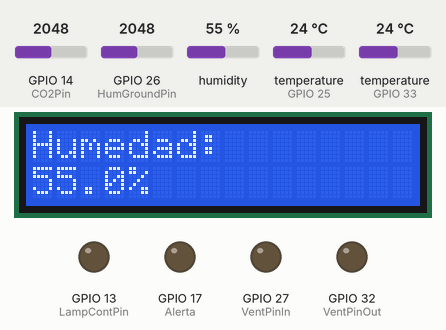
Recording of a program running on a simulated ESP32. On the bench: 16×2 character LCD, output pins drawn as LEDs (lit = HIGH). Inputs (shaded band) come from the test bench; at power-on: humidity 55 %, GPIO 14 (CO2Pin) = 2048, temperature (sensors on GPIO 33, GPIO 25) 24 °C, GPIO 26 (HumGroundPin) = 2048. What the program prints to the serial monitor is not drawn.

Above: at 1.4 s.
1.5 s: humidity set to 69 %
At 12.7 s:
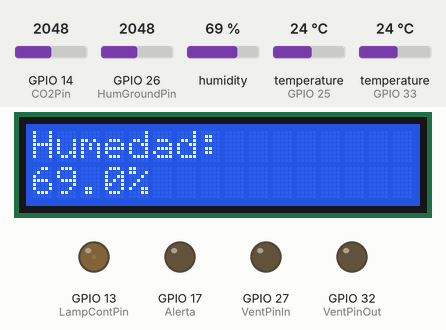
12.9 s: humidity set to 72 %
At 25.7 s:
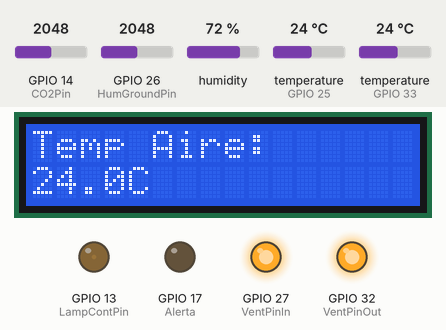
26.9 s: GPIO 14 (CO2Pin) set to 2640
35.6 s: temperature (sensor on GPIO 33) set to 26 °C
At 47.6 s:
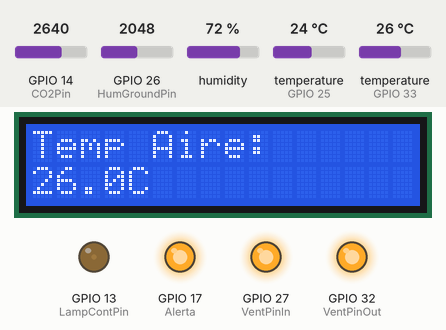
47.9 s: GPIO 14 (CO2Pin) set to 2741
61.9 s: GPIO 14 (CO2Pin) set to 2859
At 72.9 s:
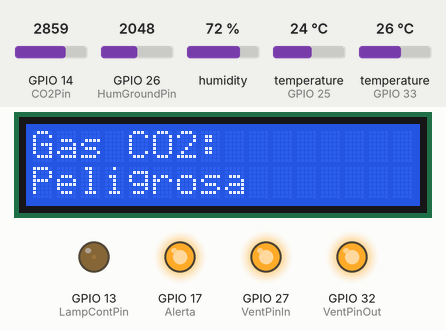
Timing chart, 0 to 100.6 s (numbered marks = the images above; inputs shaded):
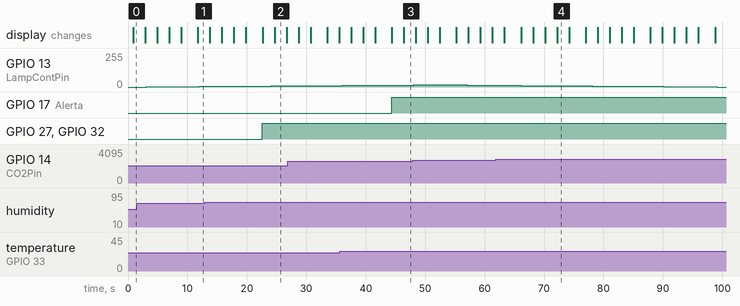

Measured:
- the behaviour switches between 70 and 71 % on humidity (found by bisection; images 1 and 2)
- the behaviour switches between 24 and 25 °C on temperature (sensor on GPIO 33) (found by bisection; images 2 and 3)
- the behaviour switches between 2799 and 2800 on GPIO 14 (CO2Pin) (found by bisection; images 3 and 4)
- after the input at 12.9 s, GPIO 27 (VentPinIn), GPIO 32 (VentPinOut): LOW → HIGH after 9.7 s
- after the input at 35.6 s, GPIO 17 (Alerta): LOW → HIGH after 8.8 s
- after the input at 61.9 s, the display: first differs from a run without the input after 10.3 s (image 4)
- what the display in image 2 shows lasts 2.0 s, from 24.7 s to 26.7 s

The program:

main.cpp
```cpp
#include <Arduino.h>
#include <Wire.h>
#include <LiquidCrystal_I2C.h>
#include <OneWire.h>
#include <DallasTemperature.h>
#include "DHT.h"

// ————————————————
//   CONFIGURACIÓN LCD I²C
// ————————————————
#define LCD_ADDR     0x27  // o 0x3F según tu módulo
#define LCD_COLUMNS  16
#define LCD_ROWS      2
LiquidCrystal_I2C lcd(LCD_ADDR, LCD_COLUMNS, LCD_ROWS);

// Define tus umbrales según calibración
const int SOIL_DRY_THRESHOLD    = 2600;
const int SOIL_MOIST_THRESHOLD  = 1500;

// Umbrales de lectura analógica (0–4095 en ESP32)
const int MQ135_EXCELLENT = 1000;   // Aire muy limpio
const int MQ135_GOOD      = 2000;   // Aire aceptable
const int MQ135_MODERATE  = 2200;   // Moderada contaminación
const int MQ135_POOR      = 2800;   // Alta contaminación
// >3500 → Peligroso

// ————————————————
//   PINES SENSORES/ACTUADORES
// ————————————————
#define VentPinOut    32
#define VentPinIn     27
#define oneWireBus    25
#define DHTPIN        33
#define LampContPin   13
#define CO2Pin        14
#define HumGroundPin  26
#define Alerta        17

#define DHTTYPE       DHT11

DHT dht(DHTPIN, DHTTYPE);
OneWire oneWire(oneWireBus);
String getSoilStatus(int raw);
DallasTemperature sensors(&oneWire);

// Prototipo helper para el LCD
void lampLoop(void *pvParams);
String getAirQualityStatus(int raw);
void displaySensor(const char* label, const String& value);

void setup() {
  // Inicializa serial
  Serial.begin(115200);

  // Inicializa I²C (bus compartido para LCD y otros dispositivos I²C)
  Wire.begin(21, 22);  // SDA = GPIO21, SCL = GPIO22

  xTaskCreatePinnedToCore(lampLoop, "Lamp Monitor", 16384, NULL, 1, NULL, 0);


  // Inicializa LCD
  lcd.init();
  lcd.backlight();

  // Pines de actuadores
  pinMode(Alerta, OUTPUT);
  pinMode(VentPinIn, OUTPUT);
  pinMode(VentPinOut, OUTPUT);
  ledcSetup(0, 5000, 8);
  ledcAttachPin(LampContPin, 0);

  // Inicializa sensores
  dht.begin();
  sensors.begin();
  pinMode(CO2Pin, INPUT);
}

void loop() {
  // — Lecturas —
  float humedad    = dht.readHumidity();
  float temperatura= dht.readTemperature();
  sensors.requestTemperatures();
  float tempSuelo  = sensors.getTempCByIndex(0);
  int   gasState   = analogRead(CO2Pin);
  int   humSuelo   = analogRead(HumGroundPin);

  // — Alarma —
  if (!isnan(humedad) && !isnan(temperatura) && (humedad > 80.0 || temperatura > 24.0)) {
    digitalWrite(Alerta, HIGH);
  } else {
    digitalWrite(Alerta, LOW);
  }

  // — Ventilador de ejemplo —
  if (temperatura > 20.0 && humedad > 70.0) {
    digitalWrite(VentPinOut, HIGH);
    digitalWrite(VentPinIn, HIGH);
  } else {
    digitalWrite(VentPinOut, LOW);
    digitalWrite(VentPinIn, LOW);
  }


  // — Despliega valores uno a uno en LCD —
  displaySensor("Humedad:",   isnan(humedad)    ? "ERR" : String(humedad,1)   + "%");
  displaySensor("Temp Aire:", isnan(temperatura)? "ERR" : String(temperatura,1)+"C");
  displaySensor("Temp Suel:", isnan(tempSuelo)   ? "ERR" : String(tempSuelo,1)  + "C");
  displaySensor("Gas CO2:",  getAirQualityStatus(gasState));
  displaySensor("Hum Suel:",  getSoilStatus(humSuelo));

  // Repite ciclo
}

// — Helper para mostrar una etiqueta y su valor en la LCD —
void displaySensor(const char* label, const String& value) {
  Serial.print(label);
  Serial.println(value);

  lcd.clear();
  lcd.setCursor(0, 0);
  lcd.print(label);
  lcd.setCursor(0, 1);
  lcd.print(value);
  delay(2000);
}

void lampLoop(void *pvParams){
    // — Secuencia PWM lámpara —
  for (int i = 0; i <= 18; i++) {
    ledcWrite(0, i);
    vTaskDelay(3000/portTICK_PERIOD_MS);
  }
  for (int i = 14; i >= 0; i--) {
    ledcWrite(0, i);
    vTaskDelay(3000/portTICK_PERIOD_MS);
  }
}

// Función que devuelve "Dry", "Moist" o "Wet" según la lectura
String getSoilStatus(int raw) {
  Serial.println(raw);
  if (raw < SOIL_MOIST_THRESHOLD) {
    return "Wet";
  } else if (raw < SOIL_DRY_THRESHOLD) {
    return "Moist";
  } else {
    return "Dry";
  }
}

String getAirQualityStatus(int raw) {
  // int raw = analogRead(pin);         // 0–4095 en ESP32
    Serial.println(raw);

  if (raw < MQ135_EXCELLENT) {
    return "Excelente";
  }
  else if (raw < MQ135_GOOD) {
    return "Buena";
  }
  else if (raw < MQ135_MODERATE) {
    return "Moderada";
  }
  else if (raw < MQ135_POOR) {
    return "Mala";
  }
  else {
    return "Peligrosa";
  }
}
```

indoor.cpp
```cpp
// #include <Arduino.h>
// #include <FS.h>
// #include <SPIFFS.h>
// #include <OneWire.h>
// #include <DallasTemperature.h>
// #include "DHT.h"

// // --- Pines de hardware ---
// #define VentPinOut    32   // Pin para ventilador (outs/entrada de aire)
// #define VentPinIn     35   // Pin para ventilador (return/salida de aire)
// #define oneWireBus    25   // Pin para DS18B20
// #define DHTPIN        33   // Pin para DHT11
// #define LampContPin   13   // Pin PWM para lámpara
// #define CO2Pin        14   // Pin para sensor de CO2/gas (digital)
// #define HumGroundPin  26   // Pin analógico para sensor de humedad de suelo
// #define Alerta        17   // Pin para la alarma (LED o buzzer)

// // --- Tipo de DHT ---
// #define DHTTYPE       DHT11

// // Instancias de sensores
// DHT dht(DHTPIN, DHTTYPE);
// OneWire oneWire(oneWireBus);
// DallasTemperature sensors(&oneWire);

// // ——— Prototipos de funciones ———
// float GroTemMes(void);
// void  AmTeHumMes(float &humedad, float &temperatura, float &sensacionT);
// int   CO2Mes(void);
// int   HumGroundMes(void);
// void  ControlVent(float hum, float temp, float Stemp, float CO2);
// void  OnOffLampFunction(void);
// String TimelapseOn(void);


// void setup() {
//   // Configurar pines de salida
//   pinMode(Alerta, OUTPUT);
//   pinMode(VentPinIn, OUTPUT);
//   pinMode(VentPinOut, OUTPUT);
//   pinMode(LampContPin, OUTPUT);

//   Serial.begin(115200);

//   // Inicializar sensores
//   sensors.begin();            // DS18B20
//   Serial.println(F("DHT11 test!"));
//   dht.begin();                // DHT11

//   // Configurar PWM para lámpara (canal 0, 5 kHz, 8 bits)
//   ledcSetup(0, 5000, 8);
//   ledcAttachPin(LampContPin, 0);
// }

// void loop() {
//   // Variables para lecturas
//   float Humedad = 0, Temperatura = 0, SensacionTermica = 0, TemperaturaSuelo = 0;
//   int estadoGas = 0;
//   int HumGround = 0;

//   // 1) Leer estado del sensor de CO2/gas
//   estadoGas = CO2Mes();

//   // 2) Leer DHT (humedad, temperatura, sensación térmica)
//   AmTeHumMes(Humedad, Temperatura, SensacionTermica);

//   // 3) Activar alarma si humedad > 68% Y temperatura > 24°C
//   if (Humedad > 80.0f || Temperatura > 24.0f) {
//     digitalWrite(Alerta, HIGH);
//     Serial.println(" ALERTA: Humedad > 68% y Temperatura > 24°C");
//   } else {
//     digitalWrite(Alerta, LOW);
//   }

//   // 4) Leer DS18B20 (temperatura de suelo)
//   TemperaturaSuelo = GroTemMes();

//   // 5) Leer sensor de humedad de suelo (analógico)
//   HumGround = HumGroundMes();

//   // 6) Control de lámpara (ejemplo de PWM secuencial)
//   OnOffLampFunction();

//   // 7) Pausa antes de la siguiente iteración (2 segundos)
//   delay(2000);
// }


// // ================= Funciones de lectura =================

// // Lectura del sensor DS18B20 (temperatura de suelo)
// float GroTemMes(void) {
//   sensors.requestTemperatures();
//   int no_sensors = sensors.getDeviceCount();
//   Serial.print("Número de sensores DS18B20: ");
//   Serial.println(no_sensors);

//   float temp = sensors.getTempCByIndex(0);
//   Serial.print("Temperatura (suelo): ");
//   Serial.print(temp);
//   Serial.println(" °C");
//   return temp;
// }

// // Lectura del sensor DHT11 (humedad, temperatura, sensación térmica)
// void AmTeHumMes(float &humedad, float &temperatura, float &sensacionT) {
//   float h = dht.readHumidity();
//   float t = dht.readTemperature();

//   if (isnan(h) || isnan(t)) {
//     Serial.println(F("¡Error al leer DHT11!"));
//     return;
//   }

//   float hic = dht.computeHeatIndex(t, h, false);

//   Serial.print(F("Humedad: "));
//   Serial.print(h);
//   Serial.print(F("%  Temperatura: "));
//   Serial.print(t);
//   Serial.print(F(" °C  Sensación térmica: "));
//   Serial.print(hic);
//   Serial.println(F(" °C"));

//   humedad     = h;
//   temperatura = t;
//   sensacionT  = hic;
// }

// // Lectura del sensor digital de CO2/gas
// int CO2Mes(void) {
//   int estadoGas = digitalRead(CO2Pin);
//   Serial.print("Estado sensor de gas: ");
//   Serial.println(estadoGas == HIGH ? "No hay gas" : "Gas detectado");
//   delay(1000);
//   return estadoGas;
// }

// // Lectura del sensor analógico de humedad de suelo
// int HumGroundMes(void) {
//   int valor_analogico = analogRead(HumGroundPin);
//   Serial.print("Humedad de suelo (valor analógico): ");
//   Serial.println(valor_analogico);
//   delay(1000);
//   return valor_analogico;
// }


// // ================= Funciones de actuadores / utilidad =================

// // Ejemplo de control de ventilador según temperatura y humedad
// void ControlVent(float hum, float temp, float Stemp, float CO2) {
//   // Si temp>20°C Y hum>70%, enciende ventilador
//   if (temp > 20.0f && hum > 70.0f) {
//     digitalWrite(VentPinOut, HIGH);
//     digitalWrite(VentPinIn, HIGH);
//     Serial.println("Ventilador ON");
//   } else {
//     digitalWrite(VentPinOut, LOW);
//     digitalWrite(VentPinIn, LOW);
//     Serial.println("Ventilador OFF");
//   }
// }

// // Ejemplo de secuencia PWM para lámpara (0–17 en incrementos)
// void OnOffLampFunction(void) {
//   for (int i = 0; i <= 17; i++) {
//     ledcWrite(0, i);   // Canal 0 aumenta PWM
//     Serial.print("PWM lámpara: ");
//     Serial.println(i);
//     delay(5000);        // Espera 5 segundos entre cada paso
//   }
// }

// // Función timelapse (no usada directamente en loop)
// String TimelapseOn(void) {
//   unsigned long ms = millis();
//   unsigned long segundos = ms / 1000;
//   unsigned long minutos  = segundos / 60;
//   unsigned long horas    = minutos / 60;

//   segundos = segundos % 60;
//   minutos  = minutos % 60;

//   char buffer[30];
//   snprintf(buffer, sizeof(buffer), "%02lu:%02lu:%02lu",
//            horas, minutos, segundos);
//   return String(buffer);
// }
```
